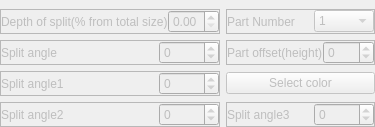
            <widget class="QWidget" name="splitTab">
             <attribute name="title">
              <string>Split</string>
             </attribute>
             <layout class="QGridLayout" name="gridLayout_2">
              <property name="leftMargin">
               <number>0</number>
              </property>
              <property name="topMargin">
               <number>9</number>
              </property>
              <property name="rightMargin">
               <number>0</number>
              </property>
              <property name="bottomMargin">
               <number>0</number>
              </property>
              <property name="spacing">
               <number>6</number>
              </property>
              <item row="2" column="1">
               <widget class="QPushButton" name="partColorButton_3">
                <property name="enabled">
                 <bool>false</bool>
                </property>
                <property name="text">
                 <string>Select color</string>
                </property>
               </widget>
              </item>
              <item row="4" column="0">
               <widget class="QFrame" name="frame_27">
                <property name="enabled">
                 <bool>false</bool>
                </property>
                <property name="minimumSize">
                 <size>
                  <width>0</width>
                  <height>10</height>
                 </size>
                </property>
                <property name="frameShape">
                 <enum>QFrame::StyledPanel</enum>
                </property>
                <property name="frameShadow">
                 <enum>QFrame::Raised</enum>
                </property>
                <layout class="QHBoxLayout" name="horizontalLayout_14">
                 <property name="spacing">
                  <number>0</number>
                 </property>
                 <property name="leftMargin">
                  <number>0</number>
                 </property>
                 <property name="topMargin">
                  <number>0</number>
                 </property>
                 <property name="rightMargin">
                  <number>0</number>
                 </property>
                 <property name="bottomMargin">
                  <number>0</number>
                 </property>
                 <item>
                  <widget class="QLabel" name="label_15">
                   <property name="text">
                    <string>Split angle2</string>
                   </property>
                  </widget>
                 </item>
                 <item>
                  <widget class="QSpinBox" name="splitAngleSpinBox_5">
                   <property name="maximumSize">
                    <size>
                     <width>60</width>
                     <height>16777215</height>
                    </size>
                   </property>
                   <property name="minimum">
                    <number>-90</number>
                   </property>
                   <property name="maximum">
                    <number>90</number>
                   </property>
                  </widget>
                 </item>
                </layout>
               </widget>
              </item>
              <item row="4" column="1">
               <widget class="QFrame" name="frame_26">
                <property name="enabled">
                 <bool>false</bool>
                </property>
                <property name="minimumSize">
                 <size>
                  <width>0</width>
                  <height>10</height>
                 </size>
                </property>
                <property name="frameShape">
                 <enum>QFrame::StyledPanel</enum>
                </property>
                <property name="frameShadow">
                 <enum>QFrame::Raised</enum>
                </property>
                <layout class="QHBoxLayout" name="horizontalLayout_13">
                 <property name="spacing">
                  <number>0</number>
                 </property>
                 <property name="leftMargin">
                  <number>0</number>
                 </property>
                 <property name="topMargin">
                  <number>0</number>
                 </property>
                 <property name="rightMargin">
                  <number>0</number>
                 </property>
                 <property name="bottomMargin">
                  <number>0</number>
                 </property>
                 <item>
                  <widget class="QLabel" name="label_14">
                   <property name="text">
                    <string>Split angle3</string>
                   </property>
                  </widget>
                 </item>
                 <item>
                  <widget class="QSpinBox" name="splitAngleSpinBox_4">
                   <property name="maximumSize">
                    <size>
                     <width>60</width>
                     <height>16777215</height>
                    </size>
                   </property>
                   <property name="minimum">
                    <number>-90</number>
                   </property>
                   <property name="maximum">
                    <number>90</number>
                   </property>
                  </widget>
                 </item>
                </layout>
               </widget>
              </item>
              <item row="1" column="0">
               <widget class="QFrame" name="frame_22">
                <property name="enabled">
                 <bool>false</bool>
                </property>
                <property name="minimumSize">
                 <size>
                  <width>0</width>
                  <height>10</height>
                 </size>
                </property>
                <property name="frameShape">
                 <enum>QFrame::StyledPanel</enum>
                </property>
                <property name="frameShadow">
                 <enum>QFrame::Raised</enum>
                </property>
                <layout class="QHBoxLayout" name="horizontalLayout_10">
                 <property name="spacing">
                  <number>0</number>
                 </property>
                 <property name="leftMargin">
                  <number>0</number>
                 </property>
                 <property name="topMargin">
                  <number>0</number>
                 </property>
                 <property name="rightMargin">
                  <number>0</number>
                 </property>
                 <property name="bottomMargin">
                  <number>0</number>
                 </property>
                 <item>
                  <widget class="QLabel" name="label_10">
                   <property name="text">
                    <string>Split angle</string>
                   </property>
                  </widget>
                 </item>
                 <item>
                  <widget class="QSpinBox" name="splitAngleSpinBox">
                   <property name="maximumSize">
                    <size>
                     <width>60</width>
                     <height>16777215</height>
                    </size>
                   </property>
                   <property name="minimum">
                    <number>-180</number>
                   </property>
                   <property name="maximum">
                    <number>180</number>
                   </property>
                  </widget>
                 </item>
                </layout>
               </widget>
              </item>
              <item row="0" column="1">
               <widget class="QFrame" name="frame_21">
                <property name="enabled">
                 <bool>false</bool>
                </property>
                <property name="minimumSize">
                 <size>
                  <width>0</width>
                  <height>10</height>
                 </size>
                </property>
                <property name="frameShape">
                 <enum>QFrame::StyledPanel</enum>
                </property>
                <property name="frameShadow">
                 <enum>QFrame::Raised</enum>
                </property>
                <layout class="QHBoxLayout" name="horizontalLayout_8">
                 <property name="spacing">
                  <number>0</number>
                 </property>
                 <property name="leftMargin">
                  <number>0</number>
                 </property>
                 <property name="topMargin">
                  <number>0</number>
                 </property>
                 <property name="rightMargin">
                  <number>0</number>
                 </property>
                 <property name="bottomMargin">
                  <number>0</number>
                 </property>
                 <item>
                  <widget class="QLabel" name="label_4">
                   <property name="text">
                    <string>Part Number</string>
                   </property>
                  </widget>
                 </item>
                 <item>
                  <widget class="QComboBox" name="partNumberComboBox">
                   <property name="maximumSize">
                    <size>
                     <width>60</width>
                     <height>16777215</height>
                    </size>
                   </property>
                   <item>
                    <property name="text">
                     <string>1</string>
                    </property>
                   </item>
                   <item>
                    <property name="text">
                     <string>2</string>
                    </property>
                   </item>
                   <item>
                    <property name="text">
                     <string>3</string>
                    </property>
                   </item>
                   <item>
                    <property name="text">
                     <string>4</string>
                    </property>
                   </item>
                  </widget>
                 </item>
                </layout>
               </widget>
              </item>
              <item row="0" column="0">
               <widget class="QFrame" name="frame_16">
                <property name="enabled">
                 <bool>false</bool>
                </property>
                <property name="minimumSize">
                 <size>
                  <width>0</width>
                  <height>0</height>
                 </size>
                </property>
                <property name="frameShape">
                 <enum>QFrame::StyledPanel</enum>
                </property>
                <property name="frameShadow">
                 <enum>QFrame::Raised</enum>
                </property>
                <layout class="QHBoxLayout" name="horizontalLayout_6">
                 <property name="spacing">
                  <number>0</number>
                 </property>
                 <property name="leftMargin">
                  <number>0</number>
                 </property>
                 <property name="topMargin">
                  <number>0</number>
                 </property>
                 <property name="rightMargin">
                  <number>0</number>
                 </property>
                 <property name="bottomMargin">
                  <number>0</number>
                 </property>
                 <item>
                  <widget class="QLabel" name="label_2">
                   <property name="text">
                    <string>Depth of split(% from total size)</string>
                   </property>
                  </widget>
                 </item>
                 <item>
                  <widget class="QDoubleSpinBox" name="splitDepthSpinBox">
                   <property name="maximumSize">
                    <size>
                     <width>60</width>
                     <height>16777215</height>
                    </size>
                   </property>
                   <property name="minimum">
                    <double>0.000000000000000</double>
                   </property>
                   <property name="maximum">
                    <double>1.000000000000000</double>
                   </property>
                   <property name="singleStep">
                    <double>0.010000000000000</double>
                   </property>
                  </widget>
                 </item>
                </layout>
               </widget>
              </item>
              <item row="1" column="1">
               <widget class="QFrame" name="frame_17">
                <property name="enabled">
                 <bool>false</bool>
                </property>
                <property name="minimumSize">
                 <size>
                  <width>0</width>
                  <height>0</height>
                 </size>
                </property>
                <property name="frameShape">
                 <enum>QFrame::StyledPanel</enum>
                </property>
                <property name="frameShadow">
                 <enum>QFrame::Raised</enum>
                </property>
                <layout class="QHBoxLayout" name="horizontalLayout_2">
                 <property name="spacing">
                  <number>0</number>
                 </property>
                 <property name="leftMargin">
                  <number>0</number>
                 </property>
                 <property name="topMargin">
                  <number>0</number>
                 </property>
                 <property name="rightMargin">
                  <number>0</number>
                 </property>
                 <property name="bottomMargin">
                  <number>0</number>
                 </property>
                 <item>
                  <widget class="QLabel" name="label_3">
                   <property name="text">
                    <string>Part offset(height)</string>
                   </property>
                  </widget>
                 </item>
                 <item>
                  <widget class="QSpinBox" name="partOffsetSpinBox_1">
                   <property name="maximumSize">
                    <size>
                     <width>60</width>
                     <height>16777215</height>
                    </size>
                   </property>
                   <property name="minimum">
                    <number>-100</number>
                   </property>
                   <property name="maximum">
                    <number>100</number>
                   </property>
                  </widget>
                 </item>
                </layout>
               </widget>
              </item>
              <item row="2" column="0">
               <widget class="QFrame" name="frame_23">
                <property name="enabled">
                 <bool>false</bool>
                </property>
                <property name="minimumSize">
                 <size>
                  <width>0</width>
                  <height>10</height>
                 </size>
                </property>
                <property name="frameShape">
                 <enum>QFrame::StyledPanel</enum>
                </property>
                <property name="frameShadow">
                 <enum>QFrame::Raised</enum>
                </property>
                <layout class="QHBoxLayout" name="horizontalLayout_11">
                 <property name="spacing">
                  <number>0</number>
                 </property>
                 <property name="leftMargin">
                  <number>0</number>
                 </property>
                 <property name="topMargin">
                  <number>0</number>
                 </property>
                 <property name="rightMargin">
                  <number>0</number>
                 </property>
                 <property name="bottomMargin">
                  <number>0</number>
                 </property>
                 <item>
                  <widget class="QLabel" name="label_11">
                   <property name="text">
                    <string>Split angle1</string>
                   </property>
                  </widget>
                 </item>
                 <item>
                  <widget class="QSpinBox" name="splitAngleSpinBox_2">
                   <property name="maximumSize">
                    <size>
                     <width>60</width>
                     <height>16777215</height>
                    </size>
                   </property>
                   <property name="minimum">
                    <number>-90</number>
                   </property>
                   <property name="maximum">
                    <number>90</number>
                   </property>
                  </widget>
                 </item>
                </layout>
               </widget>
              </item>
             </layout>
            </widget>
